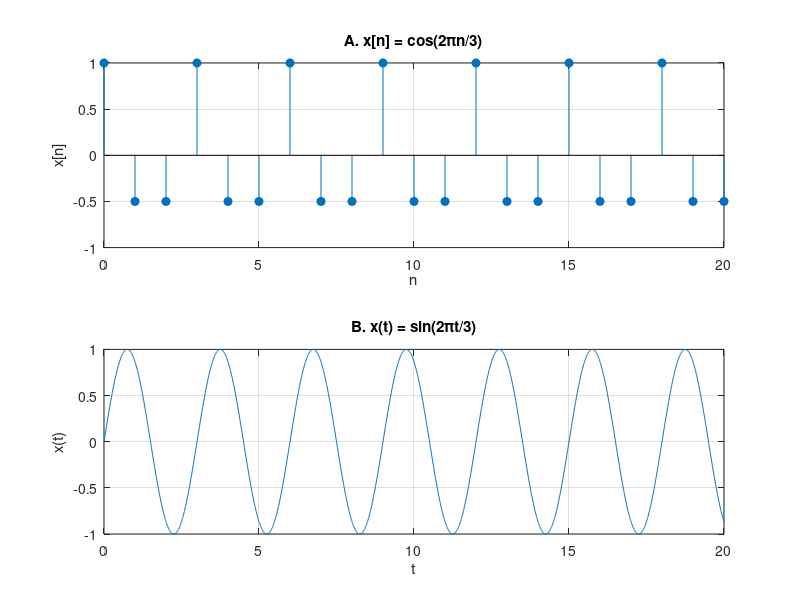

MATLAB code for this plot:
% 離散時間訊號
n = 0:20;
x_n = cos((2*pi/3)*n);

% 連續時間訊號
t = 0:0.01:20;
x_t = sin((2*pi/3)*t);

% 畫圖
figure;

subplot(2,1,1);
stem(n, x_n, 'filled');
title('A. x[n] = cos(2πn/3)');
xlabel('n');
ylabel('x[n]');
grid on;

subplot(2,1,2);
plot(t, x_t);
title('B. x(t) = sin(2πt/3)');
xlabel('t');
ylabel('x(t)');
grid on;
